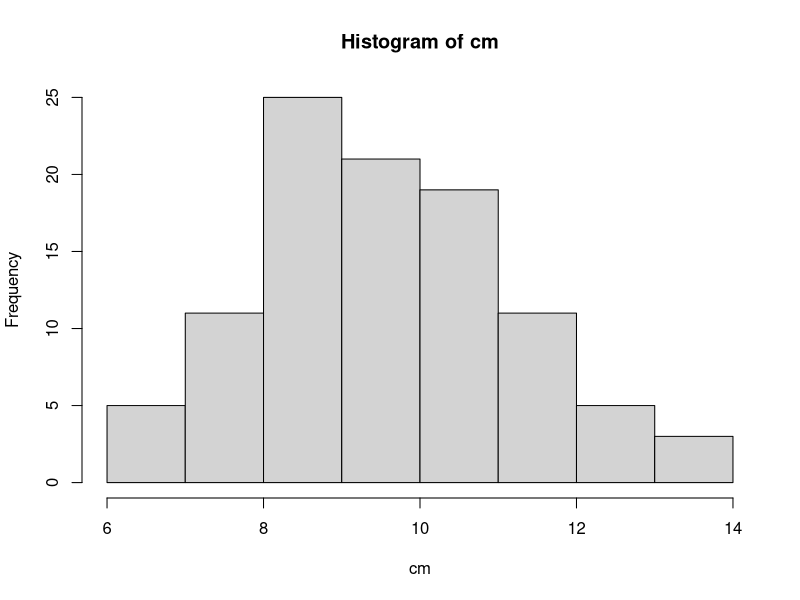

Write the R code that produced this figure.
### LESSON 13: SIMULATION

##One of the great advantages of using a statistical programming language like 
# R is its vast collection of tools for simulating random numbers.

##This lesson assumes familiarity with a few common probability distributions, 
# but these topics will only be discussed with respect to random number 
# generation. Even if you have no prior experience with these concepts, you 
# should be able to complete the lesson and understand the main ideas.

##The first function we'll use to generate random numbers is sample(). Use 
# ?sample to pull up the documentation.
?sample #sample(x, size, replace = FALSE, prob = NULL)

##Let's simulate rolling four six-sided dice: sample(1:6, 4, replace = TRUE).
sample(1:6, 4, replace=TRUE) # [1] 4 5 1 5

##Now repeat the command to see how your result differs. (The probability of 
# rolling the exact same result is (1/6)^4 = 0.00077, which is pretty small!)
sample(1:6, 4, replace=TRUE) # [1] 6 3 4 6

##sample(1:6, 4, replace = TRUE) instructs R to randomly select four numbers 
# between 1 and 6, WITH replacement. Sampling with replacement simply means 
# that each number is "replaced" after it is selected, so that the same number
# can show up more than once. This is what we want here, since what you roll on
# one die shouldn't affect what you roll on any of the others.

##Now sample 10 numbers between 1 and 20, WITHOUT replacement. To sample without 
# replacement, simply leave off the 'replace' argument.
sample(1:20, 10) # [1] 2 4 3 11 1 9 8 5 10 19

##Since the last command sampled without replacement, no number appears more 
# than once in the output.

##LETTERS is a predefined variable in R containing a vector of all 26 letters 
# of the English alphabet. Take a look at it now
LETTERS # "A" "B" "C" "D" "E" .... (prints all 26 in uppercase)

##The sample() function can also be used to permute, or rearrange, the elements 
# of a vector. For example, try sample(LETTERS) to permute all 26 letters of 
# the English alphabet.
sample(LETTERS) # [1] "G" "N" "S" "Z" "D" ... (samples until it gets to all 26)

##This is identical to taking a sample of size 26 from LETTERS, without 
# replacement. When the 'size' argument to sample() is not specified, R takes a
# sample equal in size to the vector from which you are sampling.

##Let the value 0 represent tails and the value 1 represent heads. Use sample() 
# to draw a sample of size 100 from the vector c(0,1), with replacement. Since 
# the coin is unfair, we must attach specific probabilities to the values 0 
# (tails) and 1 (heads) with a fourth argument, prob = c(0.3, 0.7). Assign the 
# result to a new variable called flips.
flips <- sample(c(0, 1), 100, replace=TRUE, prob=c(0.3, 0.7))
flips # [1] 1 1 0 1 0 1 1 1 0 1 1 1 1 - 1 1 0 1 1 1 1 1 1 1 .... (prints 100)

##Since we set the probability of landing heads on any given flip to be 0.7, 
# we'd expect approximately 70 of our coin flips to have the value 1. Count the
# actual number of 1s contained in flips using the sum() function.
sum(flips) # [1] 66

##A coin flip is a binary outcome (0 or 1) & we are performing 100 independent 
# trials (coin flips), so we can use rbinom() to simulate a binomial random 
# variable. Pull up the documentation for rbinom() using ?rbinom.
?rbinom # rbinom(n, size, prob)
        # dbinom(x, size, prob, log = FALSE)
        # pbinom(q, size, prob, lower.tail = TRUE, log.p = FALSE)
        # qbinom(p, size, prob, lower.tail = TRUE, log.p = FALSE)

##Each probability distribution in R has an r*** function (for "random"), a 
# d*** function (for "density"), a p*** (for "probability"), and q*** (for 
# "quantile"). We are most interested in the r*** functions in this lesson, but 
# I encourage you to explore the others on your own.

##A binomial random variable represents the number of 'successes' (heads) in a 
# given number of independent 'trials' (coin flips). Therefore, we can generate 
# a single random variable that represents the number of heads in 100 flips of 
# our unfair coin using rbinom(1, size = 100, prob = 0.7). Note that you only 
# specify the probability of 'success' (heads) and NOT the probability of '
# failure' (tails). Try it now.

rbinom(1, size=100, prob=0.7) # [1] 69

##Equivalently, if we want to see all of the 0s and 1s, we can request 100 
# observations, each of size 1, with success probability of 0.7. Give it a 
# try, assigning the result to a new variable called flips2.

flips2 <- rbinom(100, size=1, prob=0.7)
flips2 # [1] 1 1 1 9 1 1 1 0 0 0 1 1 1 1 0 1 1 0 0 0 0 0 1 1 0 1 .......

##Now use sum() to count the number of 1s (heads) in flips2. It should be close 
# to 70!
sum(flips2) # [1] 69

##Similar to rbinom(), we can use R to simulate random numbers from many other 
# probability distributions. Pull up the documentation for rnorm() now.
?rnorm # rnorm(n, mean=0, sd=1)
        # dnorm(x, mean=0, sd=1, log=FALSE)
        # pnorm(q, mean=0, sd=1, lower.tail=TRUE, log.p=FALSE)
        # qnorm(p, mean=0, sd=1, lower.tail=TRUE, log.p=FALSE)

##The standard normal distribution has mean 0 and standard deviation 1. As you 
# can see under the 'Usage' section in the documentation, the default values 
# for the 'mean' and 'sd' arguments to rnorm() are 0 and 1, respectively. Thus, 
# rnorm(10) will generate 10 random numbers from a standard normal distribution.
# Give it a try
rnorm(10) # [1] -1.34448085 -0.01183973 -1.25992830  1.57146270 ... (10 shown)

##Now do the same, except with a mean of 100 and a standard deviation of 25.
rnorm(n=10, mean=100, sd=25) #  [1] 118.01834 118.69223  73.13373 110.50092 ....

##Finally, what if we want to simulate 100 *groups* of random numbers, each 
# containing 5 values generated from a Poisson distribution with mean 10? Let's 
# start with one group of 5 numbers, then I'll show you how to repeat the 
# operation 100 times in a convenient and compact way.

##Generate 5 random values from a Poisson distribution with mean 10. Check out 
# the documentation for rpois() if you need help.
rpois(5, 10) # [1]  6 11  4 10 15

##Now use replicate(100, rpois(5, 10)) to perform this operation 100 times. 
# Store the result in a new variable called my_pois
my_pois <- replicate(100, rpois(5, 10))
my_pois # matrix with 100 cols & 5 rows

##replicate() created a matrix, each column of which contains 5 random numbers
# generated from a Poisson distribution with mean 10. Now we can find the mean 
# of each column in my_pois using the colMeans() function. Store the result in 
# a variable called cm.
cm <- colMeans(my_pois)

## And let's take a look at the distribution of our column means by plotting a 
# histogram with hist(cm).
hist(cm) # visible to right x-axis=cm, y=frequency

##Looks like our column means are almost normally distributed, right? That's 
# the Central Limit Theorem at work, but that's a lesson for another day!

##Simulation is practically a field of its own and we've only skimmed the 
# surface of what's possible. I encourage you to explore these and other 
# functions further on your own.
